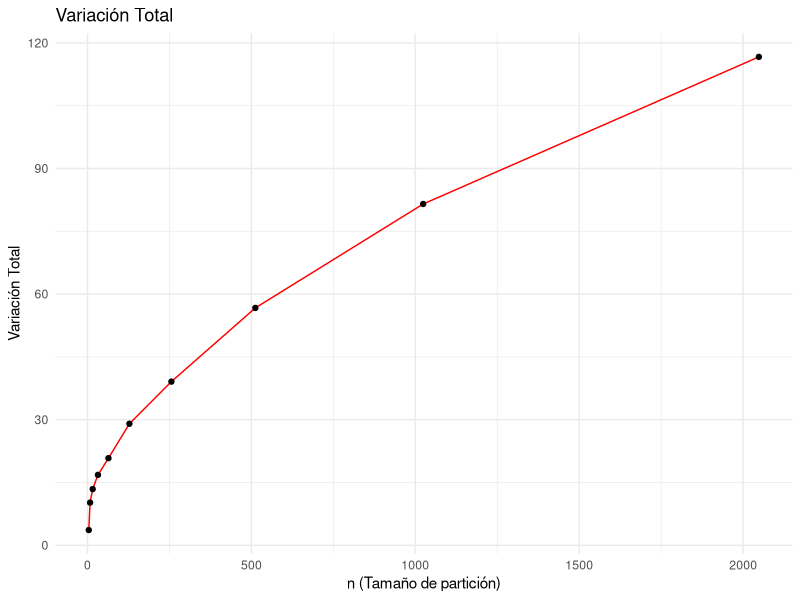
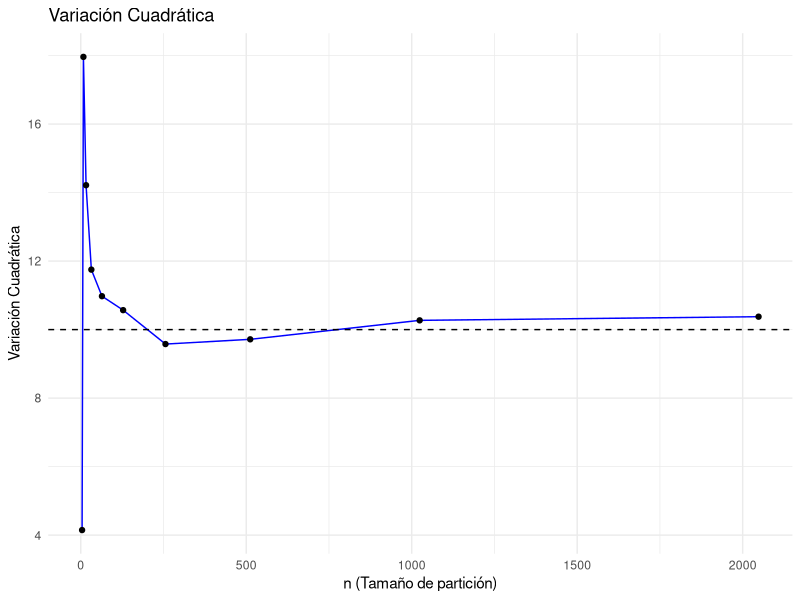
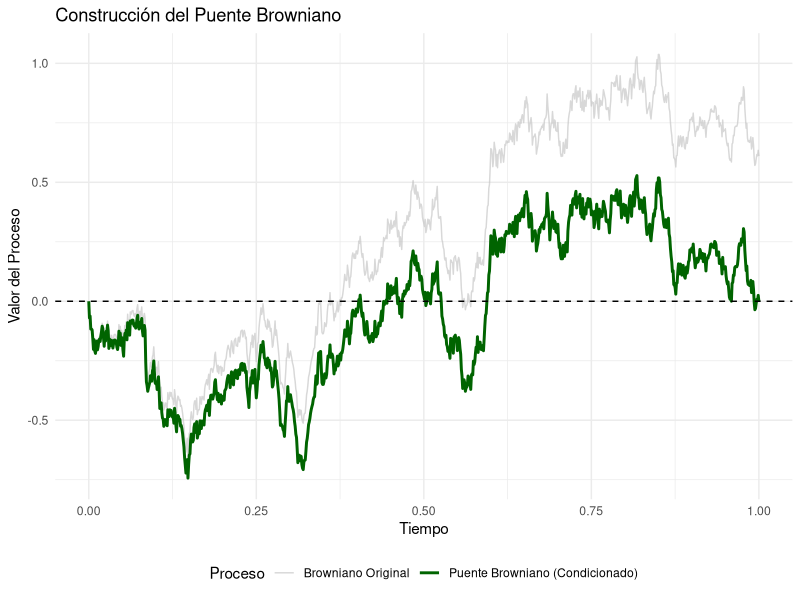

Source code (R) for these figures, in order:
library(ggplot2)
library(dplyr)

#Simulación Óptima O(n) usando incrementos independientes
SimularBrowniano_Cumsum <- function(t, n) {
  deltaT <- t/n
  Z <- rnorm(n)
  # Suma acumulada de los incrementos gaussianos (O(n))
  Bt <- c(0, cumsum(sqrt(deltaT) * Z))
  return(Bt)
}

#Simulación O(n^3) usando Normal Multivariada 
SimularBrowniano_Cholesky <- function(t, n) {
  tiempos <- seq(t/n, t, length.out = n)
  
  # matriz de covarianzas Sigma_ij = min(t_i, t_j)
  Sigma <- outer(tiempos, tiempos, pmin) 
  
  # Descomposición de Cholesky (O(n^3))
  L <- t(chol(Sigma)) 
  
  # Transformación del vector normal estándar
  Z <- rnorm(n)
  Bt <- c(0, L %*% Z)
  
  return(Bt)
}

# --- Comparación de tiempos ---
cat("Iniciando prueba de rendimiento computacional...\n")
n_prueba <- c(500, 1000, 2000, 4000)

for (n in n_prueba) {
  cat("\nSimulando n =", n, "puntos...\n")
  
  # Tiempo de Suma Acumulada O(n)
  t_cumsum <- system.time(SimularBrowniano_Cumsum(1, n))["elapsed"]
  
  # Tiempo de Cholesky O(n^3)
  t_chol <- system.time(SimularBrowniano_Cholesky(1, n))["elapsed"]
  
  cat("-> Método lineal (Cumsum):", t_cumsum, "segundos\n")
  cat("-> Método Cholesky (O(n^3)):", t_chol, "segundos\n")
}
cat("CONCLUSIÓN: Al duplicar 'n', Cholesky multiplica su tiempo casi por 8.\n\n")




# ==============================================================================
# Variación Total vs Variación Cuadrática
# ==============================================================================
set.seed(31415)
t_max <- 10
n_particiones <- 2^(2:11)

# Trauectoria Fina
Bt_fino <- SimularBrowniano_Cumsum(t_max, max(n_particiones))

VarTotal <- numeric(length(n_particiones))
VarCuadratica <- numeric(length(n_particiones))

for(i in 1:length(n_particiones)){
  # Extraer los índices para la partición anidada
  step <- max(n_particiones) / n_particiones[i]
  ind <- seq(1, max(n_particiones) + 1, by = step)
  
  # Calcular incrementos de la trayectoria
  dB <- diff(Bt_fino[ind])
  
  # Variación Total (Suma de valores absolutos)
  VarTotal[i] <- sum(abs(dB))
  
  # Variación Cuadrática (Suma de cuadrados)
  VarCuadratica[i] <- sum(dB^2)
}

df_variaciones <- data.frame(n = n_particiones, Total = VarTotal, Cuadratica = VarCuadratica)

# Gráfica 1: Variación Total crece hacia infinito
plot_TV <- ggplot(df_variaciones, aes(x = n, y = Total)) +
  geom_line(color = "red") + geom_point() +
  theme_minimal() +
  labs(title = "Variación Total", x = "n (Tamaño de partición)", y = "Variación Total")

# Gráfica 2: Variación Cuadrática converge a 't'
plot_QV <- ggplot(df_variaciones, aes(x = n, y = Cuadratica)) +
  geom_line(color = "blue") + geom_point() +
  geom_hline(yintercept = t_max, linetype = 'dashed') + # Asintota en y = t
  theme_minimal() +
  labs(title = "Variación Cuadrática", x = "n (Tamaño de partición)", y = "Variación Cuadrática")

print(plot_TV)
print(plot_QV)











# ==============================================================================
# OBJETIVO 3: El Puente Browniano X(t) = B(t) - t*B(1)
# ==============================================================================

# Simulamos un Browniano estándar en [0,1]
t_puente <- 1
n_puente <- 1000
tiempos <- seq(0, t_puente, length.out = n_puente + 1)

# Se usa el método rápido
B_t <- SimularBrowniano_Cumsum(t_puente, n_puente)

# Transformación al Puente Browniano condicionando B(1) = 0
X_t <- B_t - tiempos * B_t[n_puente + 1]

df_puente <- data.frame(Tiempo = tiempos, Browniano = B_t, Puente = X_t)

plot_puente <- ggplot(df_puente, aes(x = Tiempo)) +
  geom_line(aes(y = Browniano, color = "Browniano Original"), alpha = 0.6) +
  geom_line(aes(y = Puente, color = "Puente Browniano (Condicionado)"), size = 1) +
  geom_hline(yintercept = 0, linetype = "dashed", color = "black") +
  scale_color_manual(values = c("Browniano Original" = "gray", "Puente Browniano (Condicionado)" = "darkgreen")) +
  theme_minimal() +
  labs(title = "Construcción del Puente Browniano", x = "Tiempo", y = "Valor del Proceso", color = "Proceso") +
  theme(legend.position = "bottom")

print(plot_puente)
